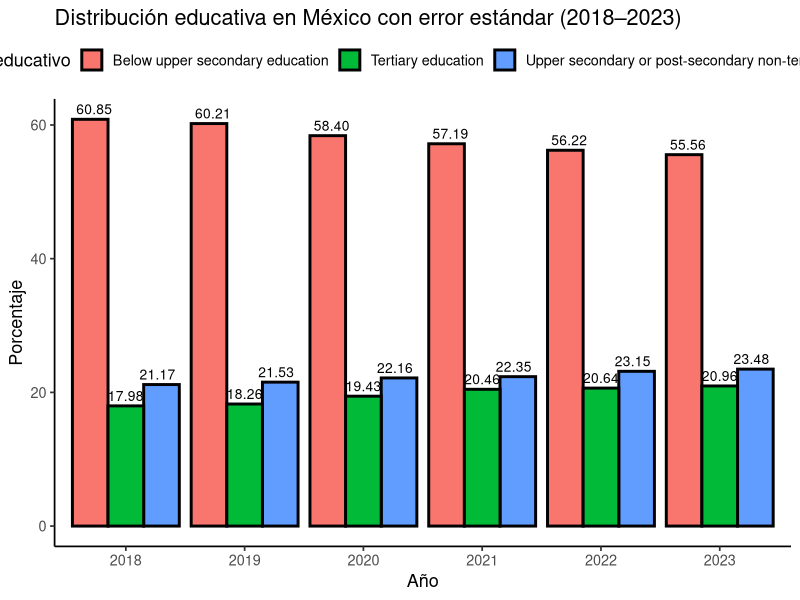

Here is the R script that generated this plot:
library(tidyverse)

# Crear datos largos con error estándar
datos <- tibble::tibble(
  país   = rep(c("México", "OCDE"), each = 18),
  año    = rep(rep(2018:2023, each = 3), times = 2),
  nivel  = rep(c("Below upper secondary education", "Upper secondary or post-secondary non-tertiary education", "Tertiary education"), times = 6 * 2),
  valor  = c(
    # México
    60.85, 21.17, 17.98, 60.21, 21.53, 18.26, 58.40, 22.16, 19.43,
    57.19, 22.35, 20.46, 56.22, 23.15, 20.64, 55.56, 23.48, 20.96,
    # OCDE
    22.02, 41.51, 36.89, 21.42, 41.07, 37.92, 19.81, 41.40, 39.21,
    19.91, 40.53, 39.99, 19.52, 40.22, 40.68, 19.23, 40.23, 40.95
  ),
  error_std = c(
    # México
    0.11, 0.09, 0.09, 0.11, 0.09, 0.09, 0.12, 0.10, 0.09,
    0.11, 0.09, 0.09, 0.11, 0.09, 0.09, 0.11, 0.09, 0.09,
    # OCDE: sin datos de error estándar
    rep(NA, 18)
  )
)

tema_grafico <- theme_classic(base_size = 13) +
  theme(legend.position = "top")

etiquetas <- geom_text(
  aes(label = sprintf("%.2f", valor)),
  position = position_dodge(width = 0.8),
  vjust = -0.5, size = 3.5
)


datos |> 
  filter(país == "México") |>
  ggplot(aes(x = factor(año), y = valor, fill = nivel)) +
  geom_bar(stat = "identity", position = position_dodge(width = .9),
           color="black", size=1) +
  etiquetas +
  labs(
    title = "Distribución educativa en México con error estándar (2018–2023)",
    x = "Año", y = "Porcentaje", fill = "Nivel educativo"
  ) +
  tema_grafico





